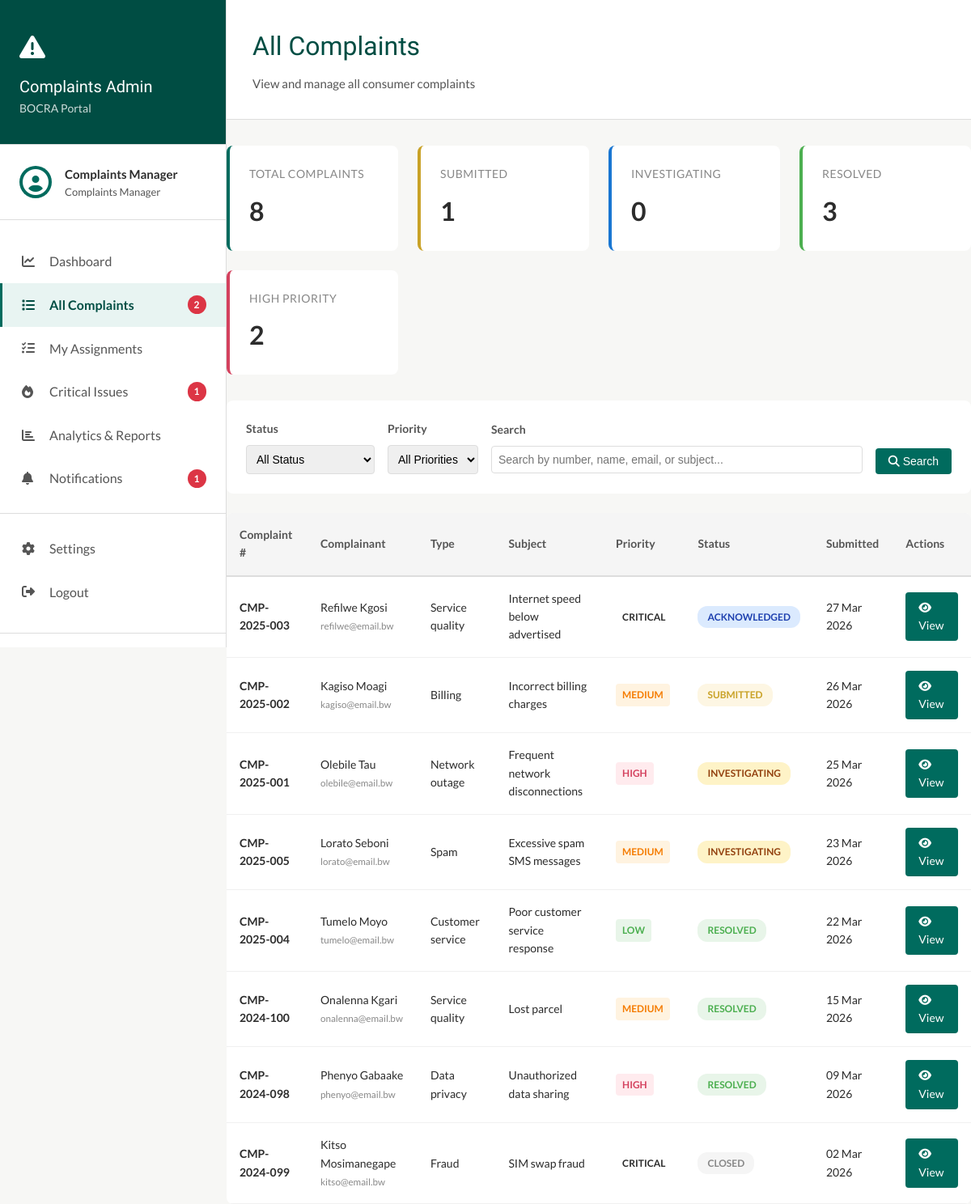
/complaints-admin/complaints.php (signed in), run on the app's committed database.
### tables this page shows
CREATE TABLE complaints (
    id INT AUTO_INCREMENT PRIMARY KEY,
    complaint_number VARCHAR(50) NOT NULL UNIQUE,
    complainant_name VARCHAR(255) NOT NULL,
    complainant_email VARCHAR(255) NOT NULL,
    complainant_phone VARCHAR(50) NOT NULL,
    complaint_type ENUM('service_quality', 'billing', 'network_outage', 'customer_service', 'fraud', 'spam', 'data_privacy', 'other') NOT NULL,
    service_provider VARCHAR(255),
    sector ENUM('telecommunications', 'broadcasting', 'postal', 'internet') NOT NULL,
    priority ENUM('low', 'medium', 'high', 'critical') DEFAULT 'medium',
    status ENUM('submitted', 'acknowledged', 'investigating', 'pending_info', 'resolved', 'closed', 'escalated') DEFAULT 'submitted',
    subject VARCHAR(500) NOT NULL,
    description TEXT NOT NULL,
    desired_outcome TEXT,
    evidence_files JSON,
    assigned_to INT NULL,
    resolution TEXT,
    resolution_date TIMESTAMP NULL,
    feedback_rating INT,
    feedback_comment TEXT,
    submitted_at TIMESTAMP DEFAULT CURRENT_TIMESTAMP,
    acknowledged_at TIMESTAMP NULL,
    created_at TIMESTAMP DEFAULT CURRENT_TIMESTAMP,
    updated_at TIMESTAMP DEFAULT CURRENT_TIMESTAMP ON UPDATE CURRENT_TIMESTAMP,
    FOREIGN KEY (assigned_to) REFERENCES users(id) ON DELETE SET NULL,
    INDEX idx_status (status),
    INDEX idx_complaint_type (complaint_type),
    INDEX idx_priority (priority),
    INDEX idx_sector (sector),
    INDEX idx_submitted (submitted_at)
);

### backend/config.php (called while the page is built, shortened)
<?php
function getDB() {
    static $pdo = null;
    if ($pdo === null) {
        try {
            $pdo = new PDO(
                "mysql:host=" . DB_HOST . ";dbname=" . DB_NAME . ";charset=utf8mb4",
                DB_USER,
                DB_PASS,
                [
                    PDO::ATTR_ERRMODE => PDO::ERRMODE_EXCEPTION,
                    PDO::ATTR_DEFAULT_FETCH_MODE => PDO::FETCH_ASSOC,
                    PDO::ATTR_EMULATE_PREPARES => false
                ]
            );
        } catch (PDOException $e) {
            die("Database connection failed: " . $e->getMessage());
        }
    }
    return $pdo;
}
function dbQuery($sql, $params = []) {
    $pdo = getDB();
    $stmt = $pdo->prepare($sql);
    $stmt->execute($params);
    return $stmt->fetchAll();
}

### complaints-admin/complaints.php (the view, shortened to what this page needs)
<?php
require_once __DIR__ . '/../backend/config.php';
$status_filter = $_GET['status'] ?? 'all';
$search = $_GET['search'] ?? '';
$priority_filter = $_GET['priority'] ?? 'all';
$where_clauses = [];
$params = [];
$where_sql = !empty($where_clauses) ? 'WHERE ' . implode(' AND ', $where_clauses) : '';
$sql = "SELECT * FROM complaints $where_sql ORDER BY submitted_at DESC";
$complaints = dbQuery($sql, $params);
$stats = [
    'total' => 0,
    'submitted' => 0,
    'investigating' => 0,
    'resolved' => 0,
    'closed' => 0,
    'high_priority' => 0
];
try {
    $total_result = dbQuery("SELECT COUNT(*) as total FROM complaints");
    $stats['total'] = $total_result[0]['total'] ?? 0;
    $submitted_result = dbQuery("SELECT COUNT(*) as count FROM complaints WHERE status = 'submitted'");
    $stats['submitted'] = $submitted_result[0]['count'] ?? 0;
    $investigating_result = dbQuery("SELECT COUNT(*) as count FROM complaints WHERE status = 'under_investigation'");
    $stats['investigating'] = $investigating_result[0]['count'] ?? 0;
    $resolved_result = dbQuery("SELECT COUNT(*) as count FROM complaints WHERE status = 'resolved'");
    $stats['resolved'] = $resolved_result[0]['count'] ?? 0;
    $closed_result = dbQuery("SELECT COUNT(*) as count FROM complaints WHERE status = 'closed'");
    $stats['closed'] = $closed_result[0]['count'] ?? 0;
    $high_result = dbQuery("SELECT COUNT(*) as count FROM complaints WHERE priority = 'high'");
    $stats['high_priority'] = $high_result[0]['count'] ?? 0;
} catch (Exception $e) {
}
?>
<!DOCTYPE html>
<html lang="en">
<head>
    <link rel="stylesheet" href="https://cdnjs.cloudflare.com/ajax/libs/font-awesome/6.4.0/css/all.min.css">
    <link rel="stylesheet" href="<?php echo BASE_URL; ?>/assets/portal-styles.css">
</head>
<body>
    <?php include 'sidebar.php'; ?>
    <div class="main-content">
        <div class="content-header">
            <h1>All Complaints</h1>
            <p>View and manage all consumer complaints</p>
        </div>
        <div class="stats-grid">
            <div class="stat-card">
                <div class="stat-label">Total Complaints</div>
                <div class="stat-value"><?php echo $stats['total']; ?></div>
            </div>
            <div class="stat-card submitted">
                <div class="stat-label">Submitted</div>
                <div class="stat-value"><?php echo $stats['submitted']; ?></div>
            </div>
            <div class="stat-card investigating">
                <div class="stat-label">Investigating</div>
                <div class="stat-value"><?php echo $stats['investigating']; ?></div>
            </div>
            <div class="stat-card resolved">
                <div class="stat-label">Resolved</div>
                <div class="stat-value"><?php echo $stats['resolved']; ?></div>
            </div>
            <div class="stat-card high-priority">
                <div class="stat-label">High Priority</div>
                <div class="stat-value"><?php echo $stats['high_priority']; ?></div>
            </div>
        </div>
        <form method="GET" class="filters-bar">
            <div class="filter-group">
                <label>Status</label>
                <select name="status" onchange="this.form.submit()">
                    <option value="all" <?php echo $status_filter === 'all' ? 'selected' : ''; ?>>All Status</option>
                </select>
            </div>
            <div class="filter-group">
                <label>Priority</label>
                <select name="priority" onchange="this.form.submit()">
                    <option value="all" <?php echo $priority_filter === 'all' ? 'selected' : ''; ?>>All Priorities</option>
                </select>
            </div>
            <div class="filter-group" style="flex: 1;">
                <label>Search</label>
                <input type="text" name="search" placeholder="Search by number, name, email, or subject..." value="<?php echo htmlspecialchars($search); ?>">
            </div>
            <div class="filter-group" style="align-self: flex-end;">
                <button type="submit" class="action-btn"><i class="fas fa-search"></i> Search</button>
            </div>
        </form>
        <div class="complaints-table">
            <div class="table-wrapper">
                <table>
                    <thead>
                        <tr>
                            <th>Complaint #</th>
                            <th>Complainant</th>
                            <th>Type</th>
                            <th>Subject</th>
                            <th>Priority</th>
                            <th>Status</th>
                            <th>Submitted</th>
                            <th>Actions</th>
                        </tr>
                    </thead>
                    <tbody>
                        <?php if (count($complaints) > 0): ?>
                            <?php foreach ($complaints as $complaint): ?>
                                <tr>
                                    <td><strong><?php echo htmlspecialchars($complaint['complaint_number']); ?></strong></td>
                                    <td>
                                        <?php echo htmlspecialchars($complaint['complainant_name']); ?><br>
                                        <small style="color: #888;"><?php echo htmlspecialchars($complaint['complainant_email']); ?></small>
                                    </td>
                                    <td><?php echo ucfirst(str_replace('_', ' ', $complaint['complaint_type'])); ?></td>
                                    <td><?php echo htmlspecialchars(substr($complaint['subject'], 0, 50)) . (strlen($complaint['subject']) > 50 ? '...' : ''); ?></td>
                                    <td>
                                        <span class="priority-badge priority-<?php echo $complaint['priority']; ?>">
                                            <?php echo strtoupper($complaint['priority']); ?>
                                        </span>
                                    </td>
                                    <td>
                                        <span class="status-badge status-<?php echo $complaint['status']; ?>">
                                            <?php echo ucfirst(str_replace('_', ' ', $complaint['status'])); ?>
                                        </span>
                                    </td>
                                    <td><?php echo date('d M Y', strtotime($complaint['submitted_at'])); ?></td>
                                    <td>
                                        <a href="resolve-complaint.php?id=<?php echo $complaint['id']; ?>" class="action-btn">
                                            <i class="fas fa-eye"></i> View
                                        </a>
                                    </td>
                                </tr>
                            <?php endforeach; ?>
                        <?php endif; ?>
                    </tbody>
                </table>
            </div>
        </div>
    </div>
</body>
</html>

### assets/portal-styles.css (style rules this page uses)
:root { --teal: #006B5E; --teal-dark: #004D43; --teal-light: #E8F4F2; --gold: #C9A227; --charcoal: #2C2C2C; --mid: #555555; --light: #888888; --border: #DDDDDD; --bg: #F7F7F5; --white: #FFFFFF; --danger: #DC3545; --success: #28A745; --warning: #FFC107; --info: #17A2B8; }
* { margin: 0; padding: 0; box-sizing: border-box; }
body { font-family: 'Lato', sans-serif; color: var(--charcoal); line-height: 1.6; background: var(--bg); }
h1, h2, h3, h4, h5, h6 { font-family: 'Forum', serif; font-weight: 400; color: var(--teal-dark); }
.main-content { flex: 1; margin-left: 280px; background: var(--bg); }
table { width: 100%; border-collapse: collapse; font-size: 0.875rem; }
thead { background: var(--bg); }
th { padding: 0.875rem; text-align: left; font-weight: 600; color: var(--charcoal); border-bottom: 2px solid var(--border); }
td { padding: 0.875rem; border-bottom: 1px solid var(--border); }
body { display: flex; margin: 0; padding: 0; }
.content-header { background: var(--white); padding: 2rem; border-bottom: 1px solid var(--border); margin-bottom: 2rem; }
.content-header h1 { font-size: 2rem; margin-bottom: 0.5rem; }
.content-header p { color: var(--mid); font-size: 0.9375rem; }
.status-badge { display: inline-block; padding: 0.25rem 0.75rem; border-radius: 12px; font-size: 0.75rem; font-weight: 600; text-transform: uppercase; }
.status-submitted { background: #dbeafe; color: #1e40af; }
.status-investigating { background: #fef3c7; color: #92400e; }
.status-resolved { background: #d1fae5; color: #065f46; }
.status-closed { background: #e2e3e5; color: #383d41; }
.status-acknowledged { background: #dbeafe; color: #1e40af; }

### complaints-admin/complaints.php (style rules this page uses)
.stats-grid { display: grid; grid-template-columns: repeat(auto-fit, minmax(200px, 1fr)); gap: 1.5rem; margin-bottom: 2rem; }
.stat-card { background: white; padding: 1.5rem; border-radius: 8px; border-left: 4px solid #006B5E; }
.stat-card.submitted { border-left-color: #C9A227; }
.stat-card.investigating { border-left-color: #1976D2; }
.stat-card.resolved { border-left-color: #4CAF50; }
.stat-card.high-priority { border-left-color: #D4415E; }
.stat-label { font-size: 0.875rem; color: #888; text-transform: uppercase; letter-spacing: 0.5px; margin-bottom: 0.5rem; }
.stat-value { font-size: 2rem; font-weight: 700; color: #2C2C2C; }
.filters-bar { background: white; padding: 1.5rem; border-radius: 8px; margin-bottom: 1.5rem; display: flex; gap: 1rem; flex-wrap: wrap; align-items: center; }
.filter-group { display: flex; flex-direction: column; gap: 0.5rem; }
.filter-group label { font-size: 0.875rem; font-weight: 600; color: #555; }
.filter-group select, .filter-group input { padding: 0.5rem; border: 1px solid #ddd; border-radius: 4px; font-size: 0.875rem; }
.complaints-table { background: white; border-radius: 8px; overflow: hidden; }
.table-wrapper { overflow-x: auto; }
table { width: 100%; border-collapse: collapse; }
th { background: #f5f5f5; padding: 1rem; text-align: left; font-weight: 600; font-size: 0.875rem; color: #555; border-bottom: 2px solid #ddd; }
td { padding: 1rem; border-bottom: 1px solid #f0f0f0; font-size: 0.875rem; }
.status-badge { display: inline-block; padding: 0.25rem 0.75rem; border-radius: 12px; font-size: 0.75rem; font-weight: 600; text-transform: uppercase; }
.status-submitted { background: #FDF6E3; color: #C9A227; }
.status-resolved { background: #E8F5E9; color: #4CAF50; }
.status-closed { background: #F5F5F5; color: #888; }
.priority-badge { display: inline-block; padding: 0.25rem 0.5rem; border-radius: 4px; font-size: 0.75rem; font-weight: 600; }
.priority-high { background: #FFEBEE; color: #D4415E; }
.priority-medium { background: #FFF3E0; color: #F57C00; }
.priority-low { background: #E8F5E9; color: #4CAF50; }
.action-btn { padding: 0.5rem 1rem; background: #006B5E; color: white; border: none; border-radius: 4px; cursor: pointer; font-size: 0.875rem; text-decoration: none; display: inline-block; }

### data on the page
complaints: complaint_number "CMP-2025-003", complainant_name "Refilwe Kgosi", complainant_email "refilwe@email.bw", complaint_type "Service quality", subject "Internet speed below advertised", priority "CRITICAL", status "ACKNOWLEDGED", submitted_at "27 Mar 2026"
complaints: complaint_number "CMP-2025-002", complainant_name "Kagiso Moagi", complainant_email "kagiso@email.bw", complaint_type "Billing", subject "Incorrect billing charges", priority "MEDIUM", status "SUBMITTED", submitted_at "26 Mar 2026"
complaints: complaint_number "CMP-2025-001", complainant_name "Olebile Tau", complainant_email "olebile@email.bw", complaint_type "Network outage", subject "Frequent network disconnections", priority "HIGH", status "INVESTIGATING", submitted_at "25 Mar 2026"
complaints: complaint_number "CMP-2025-005", complainant_name "Lorato Seboni", complainant_email "lorato@email.bw", complaint_type "Spam", subject "Excessive spam SMS messages", priority "MEDIUM", status "INVESTIGATING", submitted_at "23 Mar 2026"
complaints: complaint_number "CMP-2025-004", complainant_name "Tumelo Moyo", complainant_email "tumelo@email.bw", complaint_type "Customer service", subject "Poor customer service response", priority "LOW", status "RESOLVED", submitted_at "22 Mar 2026"
complaints: complaint_number "CMP-2024-100", complainant_name "Onalenna Kgari", complainant_email "onalenna@email.bw", complaint_type "Service quality", subject "Lost parcel", priority "MEDIUM", status "RESOLVED", submitted_at "15 Mar 2026"
complaints: complaint_number "CMP-2024-098", complainant_name "Phenyo Gabaake", complainant_email "phenyo@email.bw", complaint_type "Data privacy", subject "Unauthorized data sharing", priority "HIGH", status "RESOLVED", submitted_at "09 Mar 2026"
complaints: complaint_number "CMP-2024-099", complainant_name "Kitso Mosimanegape", complainant_email "kitso@email.bw", complaint_type "Fraud", subject "SIM swap fraud", priority "CRITICAL", status "CLOSED", submitted_at "02 Mar 2026"

### other printed values
$_SESSION['name'] "Complaints Manager"
$pending "2"
$critical "1"
$unread "1"
$stats['total'] "8"
$stats['submitted'] "1"
$stats['investigating'] "0"
$stats['resolved'] "3"
$stats['high_priority'] "2"
